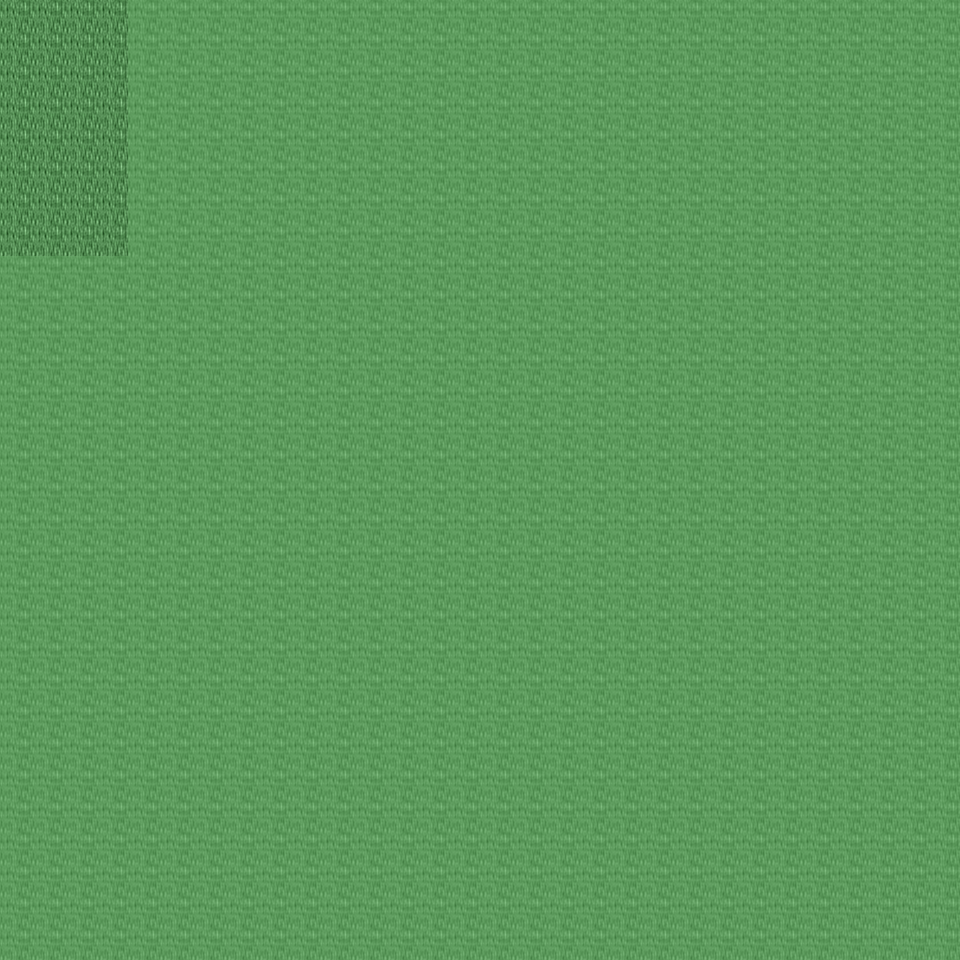

This game map was drawn from its Tiled (.tmx) file and the tilesets committed beside it. A one-line description and the trimmed map source follow:
An orthogonal 30x30 tile map with 32x32 px tiles, 6 tile layers (Ground, Object, Object2, Above, ...), 17 tilesets and 2 objects (2x mapchange).

<map version="1.0" orientation="orthogonal" renderorder="right-down" width="30" height="30" tilewidth="32" tileheight="32" nextobjectid="3">
  <tileset firstgid="1" name="tileset_ground_ground" tilewidth="32" tileheight="32" tilecount="33" columns="3">
    <image source="../drawable/tileset_ground_ground.png" width="96" height="352" />
  </tileset>
  <tileset firstgid="34" name="tileset_ground_brown_paving" tilewidth="32" tileheight="32" tilecount="2" columns="2">
    <image source="../drawable/tileset_ground_brown_paving.png" width="64" height="32" />
  </tileset>
  <tileset firstgid="36" name="tileset_ground_water_water_bubbles" tilewidth="32" tileheight="32" tilecount="32" columns="8">
    <image source="../drawable/tileset_ground_water_water_bubbles.png" width="256" height="128" />
  </tileset>
  <tileset firstgid="68" name="tileset_ground_grass_edges" tilewidth="32" tileheight="32" tilecount="36" columns="12">
    <image source="../drawable/tileset_ground_grass_edges.png" width="384" height="96" />
  </tileset>
  <tileset firstgid="104" name="tileset_ground_ridge_earth_dark" tilewidth="32" tileheight="32" tilecount="96" columns="12">
    <image source="../drawable/tileset_ground_ridge_earth_dark.png" width="384" height="256" />
  </tileset>
  <tileset firstgid="200" name="tileset_plant_flower_daisy_red" tilewidth="32" tileheight="32" tilecount="8" columns="2">
    <image source="../drawable/tileset_plant_flower_daisy_red.png" width="64" height="128" />
  </tileset>
  <tileset firstgid="208" name="tileset_plant_grasses" tilewidth="32" tileheight="32" tilecount="6" columns="3">
    <image source="../drawable/tileset_plant_grasses.png" width="96" height="64" />
  </tileset>
  <tileset firstgid="214" name="tileset_plant_flower_daisy_white" tilewidth="32" tileheight="32" tilecount="8" columns="2">
    <image source="../drawable/tileset_plant_flower_daisy_white.png" width="64" height="128" />
  </tileset>
  <tileset firstgid="222" name="tileset_plant_leaves" tilewidth="32" tileheight="32" tilecount="8" columns="4">
    <image source="../drawable/tileset_plant_leaves.png" width="128" height="64" />
  </tileset>
  <tileset firstgid="230" name="tileset_ground_grass_corners" tilewidth="32" tileheight="32" tilecount="24" columns="6">
    <image source="../drawable/tileset_ground_grass_corners.png" width="192" height="128" />
  </tileset>
  <tileset firstgid="254" name="tileset_plant_flower_daisy_blue" tilewidth="32" tileheight="32" tilecount="8" columns="2">
    <image source="../drawable/tileset_plant_flower_daisy_blue.png" width="64" height="128" />
  </tileset>
  <tileset firstgid="262" name="tileset_building_fence_fence_chunky" tilewidth="32" tileheight="32" tilecount="21" columns="3">
    <image source="../drawable/tileset_building_fence_fence_chunky.png" width="96" height="224" />
  </tileset>
  <tileset firstgid="283" name="tileset_ground_rock_pebbles" tilewidth="32" tileheight="32" tilecount="3" columns="1">
    <image source="../drawable/tileset_ground_rock_pebbles.png" width="32" height="96" />
  </tileset>
  <tileset firstgid="286" name="tileset_plant_tree_tree_darkgreen" tilewidth="32" tileheight="32" tilecount="88" columns="8">
    <image source="../drawable/tileset_plant_tree_tree_darkgreen.png" width="256" height="352" />
  </tileset>
  <tileset firstgid="374" name="tileset_plant_bush_bushes" tilewidth="32" tileheight="32" tilecount="10" columns="5">
    <image source="../drawable/tileset_plant_bush_bushes.png" width="160" height="64" />
  </tileset>
  <tileset firstgid="384" name="tileset_logic_collision" tilewidth="32" tileheight="32" tilecount="1" columns="1">
    <image source="../drawable/tileset_logic_collision.png" width="32" height="32" />
  </tileset>
  <tileset firstgid="385" name="tileset_ground_green_paving" tilewidth="32" tileheight="32" tilecount="18" columns="3">
    <image source="../drawable/tileset_ground_green_paving.png" width="96" height="192" />
  </tileset>
  <layer name="Ground" width="30" height="30">
    <data>[900 cells, 214 non-empty, 1 distinct tile ids]</data>
  </layer>
  <layer name="Object" width="30" height="30">
    <data>[900 cells, 0 non-empty, 0 distinct tile ids]</data>
  </layer>
  <layer name="Object2" width="30" height="30">
    <data>[900 cells, 0 non-empty, 0 distinct tile ids]</data>
  </layer>
  <layer name="Above" width="30" height="30">
    <data>[900 cells, 0 non-empty, 0 distinct tile ids]</data>
  </layer>
  <layer name="Above2" width="30" height="30">
    <data>[900 cells, 0 non-empty, 0 distinct tile ids]</data>
  </layer>
  <layer name="Walkable" width="30" height="30">
    <data>[900 cells, 868 non-empty, 1 distinct tile ids]</data>
  </layer>
  <objectgroup name="MapEvents">
    <object id="1" name="north" type="mapchange" x="0" y="0" width="128" height="32">
      <properties>
        <property name="map" value="0_ados_mountain_n2_w2_x2_y3" />
        <property name="place" value="south" />
      </properties>
    </object>
    <object id="2" name="west" type="mapchange" x="0" y="0" width="32" height="256">
      <properties>
        <property name="map" value="0_ados_mountain_n2_w2_x1_y4" />
        <property name="place" value="east" />
      </properties>
    </object>
  </objectgroup>
</map>
